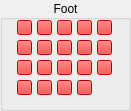
         <widget class="QGroupBox" name="foot_r_groupBox">
          <property name="geometry">
           <rect>
            <x>57</x>
            <y>400</y>
            <width>131</width>
            <height>111</height>
           </rect>
          </property>
          <property name="title">
           <string>Foot</string>
          </property>
          <property name="alignment">
           <set>Qt::AlignCenter</set>
          </property>
          <widget class="QPushButton" name="footLegFingerE0_r_ctr">
           <property name="geometry">
            <rect>
             <x>17</x>
             <y>20</y>
             <width>15</width>
             <height>15</height>
            </rect>
           </property>
           <property name="styleSheet">
            <string notr="true">background-color: red;
color: white;</string>
           </property>
           <property name="text">
            <string/>
           </property>
          </widget>
          <widget class="QPushButton" name="footLegFingerE1_r_ctr">
           <property name="geometry">
            <rect>
             <x>17</x>
             <y>40</y>
             <width>15</width>
             <height>15</height>
            </rect>
           </property>
           <property name="styleSheet">
            <string notr="true">background-color: red;
color: white;</string>
           </property>
           <property name="text">
            <string/>
           </property>
          </widget>
          <widget class="QPushButton" name="footLegFingerE2_r_ctr">
           <property name="geometry">
            <rect>
             <x>17</x>
             <y>60</y>
             <width>15</width>
             <height>15</height>
            </rect>
           </property>
           <property name="styleSheet">
            <string notr="true">background-color: red;
color: white;</string>
           </property>
           <property name="text">
            <string/>
           </property>
          </widget>
          <widget class="QPushButton" name="footLegFingerD0_r_ctr">
           <property name="geometry">
            <rect>
             <x>37</x>
             <y>20</y>
             <width>15</width>
             <height>15</height>
            </rect>
           </property>
           <property name="styleSheet">
            <string notr="true">background-color: red;
color: white;</string>
           </property>
           <property name="text">
            <string/>
           </property>
          </widget>
          <widget class="QPushButton" name="footLegFingerD1_r_ctr">
           <property name="geometry">
            <rect>
             <x>37</x>
             <y>40</y>
             <width>15</width>
             <height>15</height>
            </rect>
           </property>
           <property name="styleSheet">
            <string notr="true">background-color: red;
color: white;</string>
           </property>
           <property name="text">
            <string/>
           </property>
          </widget>
          <widget class="QPushButton" name="footLegFingerD2_r_ctr">
           <property name="geometry">
            <rect>
             <x>37</x>
             <y>60</y>
             <width>15</width>
             <height>15</height>
            </rect>
           </property>
           <property name="styleSheet">
            <string notr="true">background-color: red;
color: white;</string>
           </property>
           <property name="text">
            <string/>
           </property>
          </widget>
          <widget class="QPushButton" name="footLegFingerD3_r_ctr">
           <property name="geometry">
            <rect>
             <x>37</x>
             <y>80</y>
             <width>15</width>
             <height>15</height>
            </rect>
           </property>
           <property name="styleSheet">
            <string notr="true">background-color: red;
color: white;</string>
           </property>
           <property name="text">
            <string/>
           </property>
          </widget>
          <widget class="QPushButton" name="footLegFingerC0_r_ctr">
           <property name="geometry">
            <rect>
             <x>57</x>
             <y>20</y>
             <width>15</width>
             <height>15</height>
            </rect>
           </property>
           <property name="styleSheet">
            <string notr="true">background-color: red;
color: white;</string>
           </property>
           <property name="text">
            <string/>
           </property>
          </widget>
          <widget class="QPushButton" name="footLegFingerC1_r_ctr">
           <property name="geometry">
            <rect>
             <x>57</x>
             <y>40</y>
             <width>15</width>
             <height>15</height>
            </rect>
           </property>
           <property name="styleSheet">
            <string notr="true">background-color: red;
color: white;</string>
           </property>
           <property name="text">
            <string/>
           </property>
          </widget>
          <widget class="QPushButton" name="footLegFingerC3_r_ctr">
           <property name="geometry">
            <rect>
             <x>57</x>
             <y>80</y>
             <width>15</width>
             <height>15</height>
            </rect>
           </property>
           <property name="styleSheet">
            <string notr="true">background-color: red;
color: white;</string>
           </property>
           <property name="text">
            <string/>
           </property>
          </widget>
          <widget class="QPushButton" name="footLegFingerC2_r_ctr">
           <property name="geometry">
            <rect>
             <x>57</x>
             <y>60</y>
             <width>15</width>
             <height>15</height>
            </rect>
           </property>
           <property name="styleSheet">
            <string notr="true">background-color: red;
color: white;</string>
           </property>
           <property name="text">
            <string/>
           </property>
          </widget>
          <widget class="QPushButton" name="footLegFingerB0_r_ctr">
           <property name="geometry">
            <rect>
             <x>77</x>
             <y>20</y>
             <width>15</width>
             <height>15</height>
            </rect>
           </property>
           <property name="styleSheet">
            <string notr="true">background-color: red;
color: white;</string>
           </property>
           <property name="text">
            <string/>
           </property>
          </widget>
          <widget class="QPushButton" name="footLegFingerA2_r_ctr">
           <property name="geometry">
            <rect>
             <x>97</x>
             <y>60</y>
             <width>15</width>
             <height>15</height>
            </rect>
           </property>
           <property name="styleSheet">
            <string notr="true">background-color: red;
color: white;</string>
           </property>
           <property name="text">
            <string/>
           </property>
          </widget>
          <widget class="QPushButton" name="footLegFingerE3_r_ctr">
           <property name="geometry">
            <rect>
             <x>17</x>
             <y>80</y>
             <width>15</width>
             <height>15</height>
            </rect>
           </property>
           <property name="styleSheet">
            <string notr="true">background-color: red;
color: white;</string>
           </property>
           <property name="text">
            <string/>
           </property>
          </widget>
          <widget class="QPushButton" name="footLegFingerA0_r_ctr">
           <property name="geometry">
            <rect>
             <x>97</x>
             <y>20</y>
             <width>15</width>
             <height>15</height>
            </rect>
           </property>
           <property name="styleSheet">
            <string notr="true">background-color: red;
color: white;</string>
           </property>
           <property name="text">
            <string/>
           </property>
          </widget>
          <widget class="QPushButton" name="footLegFingerB1_r_ctr">
           <property name="geometry">
            <rect>
             <x>77</x>
             <y>40</y>
             <width>15</width>
             <height>15</height>
            </rect>
           </property>
           <property name="styleSheet">
            <string notr="true">background-color: red;
color: white;</string>
           </property>
           <property name="text">
            <string/>
           </property>
          </widget>
          <widget class="QPushButton" name="footLegFingerA1_r_ctr">
           <property name="geometry">
            <rect>
             <x>97</x>
             <y>40</y>
             <width>15</width>
             <height>15</height>
            </rect>
           </property>
           <property name="styleSheet">
            <string notr="true">background-color: red;
color: white;</string>
           </property>
           <property name="text">
            <string/>
           </property>
          </widget>
          <widget class="QPushButton" name="footLegFingerB3_r_ctr">
           <property name="geometry">
            <rect>
             <x>77</x>
             <y>80</y>
             <width>15</width>
             <height>15</height>
            </rect>
           </property>
           <property name="styleSheet">
            <string notr="true">background-color: red;
color: white;</string>
           </property>
           <property name="text">
            <string/>
           </property>
          </widget>
          <widget class="QPushButton" name="footLegFingerB2_r_ctr">
           <property name="geometry">
            <rect>
             <x>77</x>
             <y>60</y>
             <width>15</width>
             <height>15</height>
            </rect>
           </property>
           <property name="styleSheet">
            <string notr="true">background-color: red;
color: white;</string>
           </property>
           <property name="text">
            <string/>
           </property>
          </widget>
         </widget>
